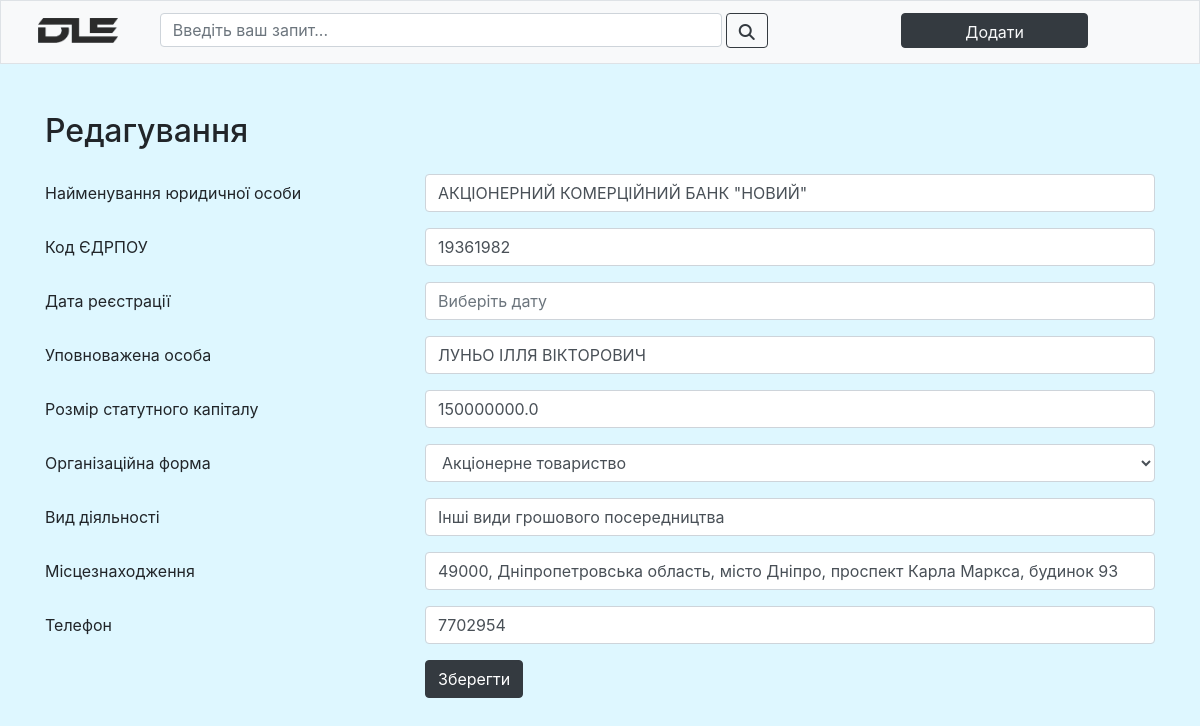
Page /entity/edit/16 on the committed database.
### main/models.py (models this page shows)
class EntityModel(models.Model):
    legal_name = models.CharField(max_length=200)
    legal_code = models.CharField(max_length=8)
    reg_date = models.DateField()
    legal_agent = models.CharField(max_length=120)
    legal_fund = models.FloatField()
    legal_form = models.CharField(max_length=120)
    legal_activity = models.CharField(max_length=300, null=True, blank=True)
    legal_address = models.CharField(max_length=300, null=True, blank=True)
    legal_phone = models.CharField(max_length=24, null=True, blank=True)
    date_added = models.DateTimeField()

### main/views.py (the view, shortened to what this page needs)
# urls.py: path('entity/edit/<int:entity_id>', views.edit_entity, name='edit_entity'),
def edit_entity(request, entity_id):
    obj = get_object_or_404(EntityModel, id=entity_id)
    return render(request, 'editform.html', {'entity_edit': True, 'form': obj})

### main/templates/editform.html (shortened to what this page needs)
{% extends 'main_wrapper.html' %}
{% block head %}
<link rel="stylesheet" href="https://cdnjs.cloudflare.com/ajax/libs/bootstrap-datepicker/1.10.0/css/bootstrap-datepicker.min.css">
{% endblock %}
{% block content %}
<div class="container mt-5">
    {% if entity_edit is True %}
    <h2 class="mb-4">Редагування</h2>
    {% else %}
    <h2 class="mb-4">Запис</h2>
    {% endif %}
    <form method="post">
      <div class="form-group row">
        <label class="col-sm-4 col-form-label">Найменування юридичної особи</label>
        <div class="col-sm-8">
          <input type="text" name="legal_name" class="form-control" id="organizationName" placeholder="Введіть повне найменування" value="{{form.legal_name}}">
        </div>
      </div>
      <div class="form-group row">
        <label class="col-sm-4 col-form-label">Код ЄДРПОУ</label>
        <div class="col-sm-8">
          <input type="text" name="legal_code" class="form-control" placeholder="Введіть код" value="{{form.legal_code}}">
        </div>
      </div>
      <div class="form-group row">
        <label class="col-sm-4 col-form-label">Дата реєстрації</label>
        <div class="col-sm-8">
          <input type="text" name="reg_date" class="form-control" id="datepicker" placeholder="Виберіть дату" value="">
        </div>
      </div>
      <div class="form-group row">
        <label class="col-sm-4 col-form-label">Уповноважена особа</label>
        <div class="col-sm-8">
          <input type="text" name="legal_agent" class="form-control" placeholder="Введіть ім'я" value="{{form.legal_agent}}">
        </div>
      </div>
      <div class="form-group row">
        <label class="col-sm-4 col-form-label">Розмір статутного капіталу</label>
        <div class="col-sm-8">
          <input type="text" name="legal_fund" class="form-control" placeholder="Розмір капіталу у грн." value="{{form.legal_fund}}">
        </div>
      </div>
      <div class="form-group row">
        <label class="col-sm-4 col-form-label">Організаційна форма</label>
        <div class="col-sm-8">
          <select class="form-control" name="legal_form" id="dropdownSelect">
              {% if form.legal_form is not none %}
              <option value="{{form.legal_form}}" selected>{{form.legal_form}}</option>
              {% else %}
              <option value="" disabled selected>Виберіть форму</option>
              {% endif%}
          </select>
        </div>
      </div>
      <div class="form-group row">
        <label class="col-sm-4 col-form-label">Вид діяльності</label>
        <div class="col-sm-8">
          <input type="text" name="legal_activity" class="form-control" placeholder="Введіть вид діяльності" value="{{form.legal_activity}}">
        </div>
      </div>
      <div class="form-group row">
        <label class="col-sm-4 col-form-label">Місцезнаходження</label>
        <div class="col-sm-8">
          <input type="text" name="legal_address" class="form-control" placeholder="Введіть місцезнаходження" value="{{form.legal_address}}">
        </div>
      </div>
      <div class="form-group row">
        <label class="col-sm-4 col-form-label">Телефон</label>
        <div class="col-sm-8">
          <input type="text" name="legal_phone" class="form-control" placeholder="Введіть номер" value="{{form.legal_phone}}">
        </div>
      </div>
      <div class="form-group row">
        <div class="col-sm-8 offset-sm-4">
          {% if entity_edit is False or entity_edit is none %}
            <input type="submit" class="btn btn-dark" name="save_btn" value="Зберегти">
            <input type="submit" class="btn btn-secondary" name="save_continue_btn" value="Зберегти та додати ще">
          {% else %}
            <input type="submit" class="btn btn-dark" name="save_edit_btn" value="Зберегти">
          {% endif %}
        </div>
      </div>
    </form>
</div>
{% endblock %}

### main/static/css/custom.css (style rules this page uses)
body { background-color: #def7ff; }

### rows in the picture
EntityModel: legal_name "АКЦІОНЕРНИЙ КОМЕРЦІЙНИЙ БАНК \"НОВИЙ\"", legal_code "19361982", legal_agent "ЛУНЬО ІЛЛЯ ВІКТОРОВИЧ", legal_fund "150000000.0", legal_form "Акціонерне товариство", legal_activity "Інші види грошового посередництва", legal_address "49000, Дніпропетровська область, місто Дніпро, проспект Карла Маркса, будинок 93", legal_phone "7702954"
